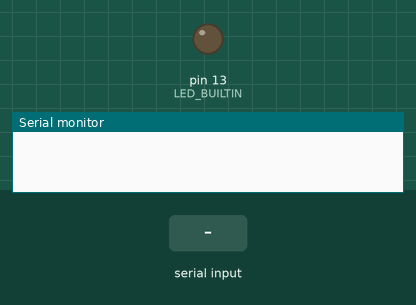
A sketch run on a simulated Arduino Uno, built with avr-gcc and run on an emulated ATmega328P. Shown: output pins drawn as LEDs (lit = HIGH), the last lines printed to the serial monitor. The test bench sets the inputs (shaded band).

Above: at 1.2 s.
1.3 s: "$On\n" received over Serial
At 2.5 s:
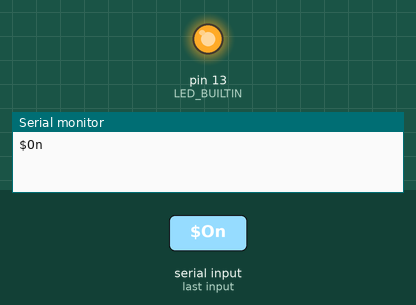
2.8 s: "$Off\n" received over Serial
At 3.8 s:
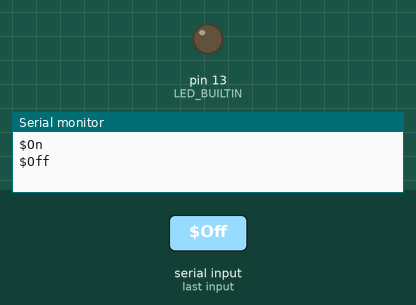
Timing chart, 0 to 5.8 s (numbered marks = the images above; inputs shaded):
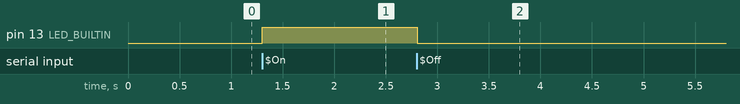

Measured:
- after the input at 1.3 s, pin 13 (LED_BUILTIN): LOW → HIGH at once
- after the input at 2.8 s, pin 13 (LED_BUILTIN): HIGH → LOW at once

The sketch:

HMI_Arduino.ino
```cpp
String inputString = ""; // a string to  hold incomming data
bool stringComplete = false ;

void setup()
{
  Serial.begin(9600);
  pinMode(LED_BUILTIN, OUTPUT);
  digitalWrite(LED_BUILTIN, LOW);
}

void loop()
{
   if (stringComplete)
   {
     inputString.trim();
     Serial.println(inputString);

     if (inputString.equals("$On"))
     {
       digitalWrite(LED_BUILTIN, HIGH);
     }
     else if (inputString.equals("$Off"))
     {
       digitalWrite(LED_BUILTIN, LOW);
     }

     inputString = "";
     stringComplete = false;
   }
}

void serialEvent ()
{
  while (Serial.available())
  {
    char inChar = (char)Serial.read();
    if (inChar == '\n')
    {
      stringComplete = true;
    }
    else
    {
      inputString += inChar;
    }
  }
}
```
